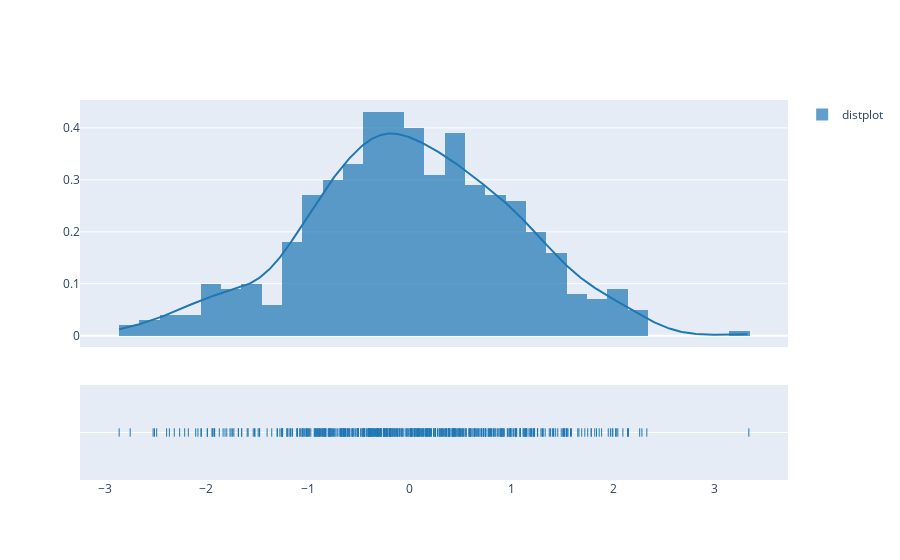

The notebook cell saved with this chart:
### Code cell
# Do the same with plotly

import plotly.figure_factory as ff

# Add histogram data
x = np.random.randn(500)
hist_data = [x]

group_labels = ['distplot'] # name of the dataset

# Create distplot with custom bin_size
fig = ff.create_distplot(hist_data, group_labels, bin_size=.2)

# Plot!
fig.show()

### Figure 1 — Plotly figure (JSON) as saved in the notebook; plotly's stock layout.template omitted (floating-point values rounded to 4 significant figures; data arrays with more than 128 entries replaced by an {"elided": "..."} marker saying what was removed)
{"data": [{"autobinx": false, "histnorm": "probability density", "legendgroup": "distplot", "marker": {"color": "rgb(31, 119, 180)"}, "name": "distplot", "opacity": 0.7, "type": "histogram", "x": {"elided": "500 float values"}, "xaxis": "x", "xbins": {"end": 3.334, "size": 0.2, "start": -2.858}, "yaxis": "y"}, {"legendgroup": "distplot", "marker": {"color": "rgb(31, 119, 180)"}, "mode": "lines", "name": "distplot", "showlegend": false, "type": "scatter", "x": {"elided": "500 float values"}, "xaxis": "x", "y": {"elided": "500 float values"}, "yaxis": "y"}, {"legendgroup": "distplot", "marker": {"color": "rgb(31, 119, 180)", "symbol": "line-ns-open"}, "mode": "markers", "name": "distplot", "showlegend": false, "type": "scatter", "x": {"elided": "500 float values"}, "xaxis": "x", "y": {"elided": "500 str values"}, "yaxis": "y2"}], "layout": {"barmode": "overlay", "hovermode": "closest", "legend": {"traceorder": "reversed"}, "xaxis": {"anchor": "y2", "domain": [0, 1], "zeroline": false}, "yaxis": {"anchor": "free", "domain": [0.35, 1], "position": 0}, "yaxis2": {"anchor": "x", "domain": [0, 0.25], "dtick": 1, "showticklabels": false}}}
